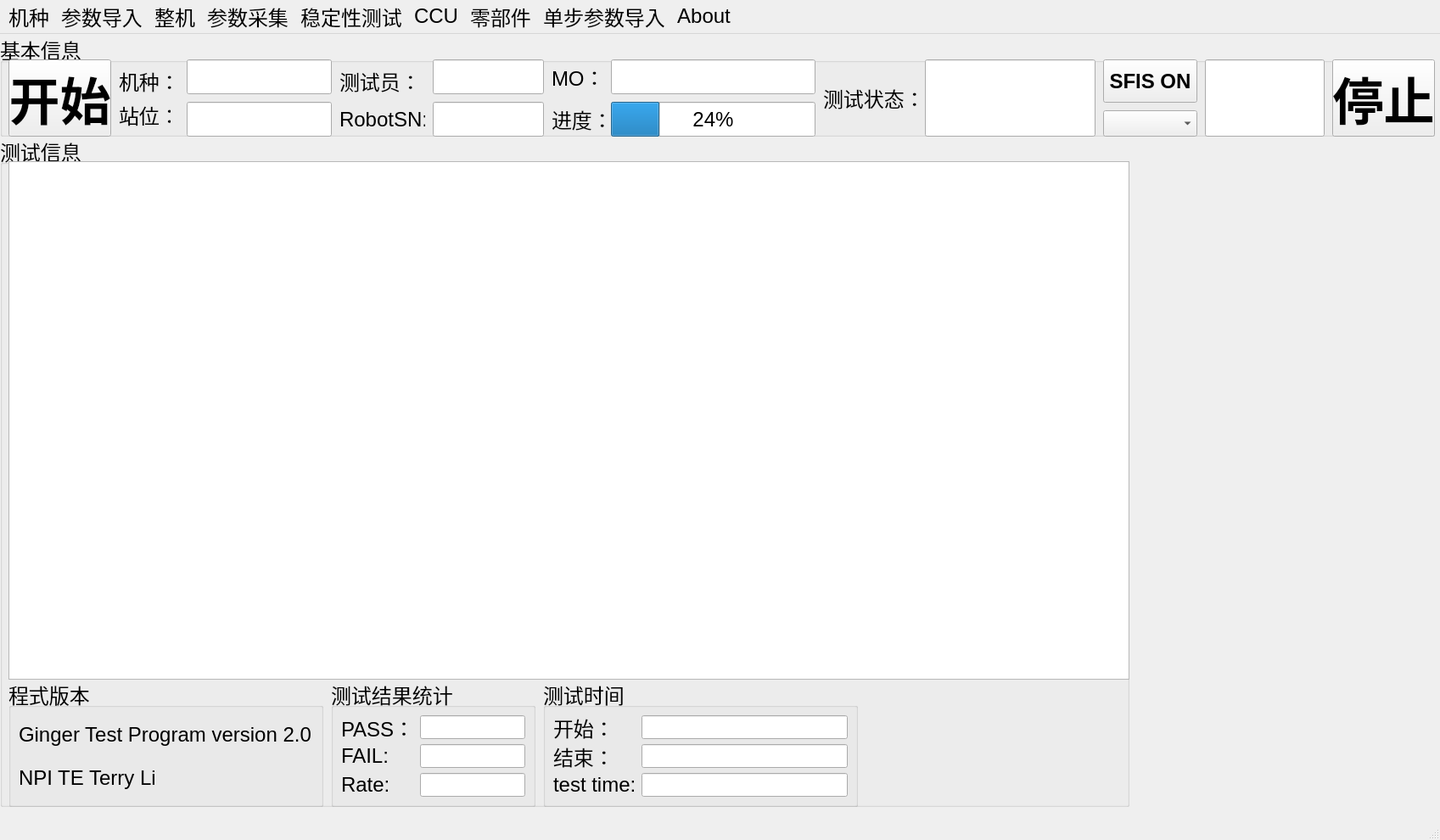
<?xml version="1.0" encoding="UTF-8"?>
<ui version="4.0">
 <class>MainWindow</class>
 <widget class="QMainWindow" name="MainWindow">
  <property name="windowModality">
   <enum>Qt::WindowModal</enum>
  </property>
  <property name="geometry">
   <rect>
    <x>0</x>
    <y>0</y>
    <width>1697</width>
    <height>990</height>
   </rect>
  </property>
  <property name="maximumSize">
   <size>
    <width>16777215</width>
    <height>16777215</height>
   </size>
  </property>
  <property name="font">
   <font>
    <pointsize>18</pointsize>
    <weight>50</weight>
    <italic>false</italic>
    <bold>false</bold>
    <underline>false</underline>
    <strikeout>false</strikeout>
    <stylestrategy>PreferDefault</stylestrategy>
   </font>
  </property>
  <property name="mouseTracking">
   <bool>false</bool>
  </property>
  <property name="windowTitle">
   <string>Ginger Test Program</string>
  </property>
  <property name="windowIcon">
   <iconset>
    <activeon>../../../../../../home/lwh/.designer/13575320/logo_data.png</activeon>
   </iconset>
  </property>
  <property name="windowOpacity">
   <double>1.000000000000000</double>
  </property>
  <property name="toolTipDuration">
   <number>-1</number>
  </property>
  <property name="layoutDirection">
   <enum>Qt::LeftToRight</enum>
  </property>
  <property name="toolButtonStyle">
   <enum>Qt::ToolButtonFollowStyle</enum>
  </property>
  <widget class="QWidget" name="centralwidget">
   <property name="maximumSize">
    <size>
     <width>16777215</width>
     <height>16777215</height>
    </size>
   </property>
   <widget class="QGroupBox" name="groupBox_base">
    <property name="geometry">
     <rect>
      <x>0</x>
      <y>0</y>
      <width>1691</width>
      <height>121</height>
     </rect>
    </property>
    <property name="title">
     <string>基本信息</string>
    </property>
    <widget class="QLabel" name="label">
     <property name="geometry">
      <rect>
       <x>140</x>
       <y>40</y>
       <width>71</width>
       <height>31</height>
      </rect>
     </property>
     <property name="text">
      <string>机种：</string>
     </property>
    </widget>
    <widget class="QLabel" name="label_2">
     <property name="geometry">
      <rect>
       <x>140</x>
       <y>80</y>
       <width>61</width>
       <height>31</height>
      </rect>
     </property>
     <property name="text">
      <string>站位：</string>
     </property>
    </widget>
    <widget class="QLineEdit" name="lineEdit_modelName">
     <property name="geometry">
      <rect>
       <x>220</x>
       <y>30</y>
       <width>171</width>
       <height>41</height>
      </rect>
     </property>
    </widget>
    <widget class="QLineEdit" name="lineEdit_stationName">
     <property name="geometry">
      <rect>
       <x>220</x>
       <y>80</y>
       <width>171</width>
       <height>41</height>
      </rect>
     </property>
    </widget>
    <widget class="QLabel" name="label_3">
     <property name="geometry">
      <rect>
       <x>400</x>
       <y>40</y>
       <width>101</width>
       <height>31</height>
      </rect>
     </property>
     <property name="text">
      <string>测试员：</string>
     </property>
    </widget>
    <widget class="QLabel" name="label_4">
     <property name="geometry">
      <rect>
       <x>400</x>
       <y>90</y>
       <width>101</width>
       <height>21</height>
      </rect>
     </property>
     <property name="text">
      <string>RobotSN:</string>
     </property>
    </widget>
    <widget class="QLineEdit" name="lineEdit_tester">
     <property name="geometry">
      <rect>
       <x>510</x>
       <y>30</y>
       <width>131</width>
       <height>41</height>
      </rect>
     </property>
    </widget>
    <widget class="QLineEdit" name="lineEdit_RobotSN">
     <property name="geometry">
      <rect>
       <x>510</x>
       <y>80</y>
       <width>131</width>
       <height>41</height>
      </rect>
     </property>
    </widget>
    <widget class="QLabel" name="label_11">
     <property name="geometry">
      <rect>
       <x>970</x>
       <y>50</y>
       <width>111</width>
       <height>51</height>
      </rect>
     </property>
     <property name="text">
      <string>测试状态：</string>
     </property>
    </widget>
    <widget class="QLineEdit" name="lineEdit_teststatus">
     <property name="geometry">
      <rect>
       <x>1090</x>
       <y>30</y>
       <width>201</width>
       <height>91</height>
      </rect>
     </property>
     <property name="font">
      <font>
       <pointsize>45</pointsize>
      </font>
     </property>
     <property name="alignment">
      <set>Qt::AlignCenter</set>
     </property>
    </widget>
    <widget class="QLabel" name="label_13">
     <property name="geometry">
      <rect>
       <x>650</x>
       <y>80</y>
       <width>71</width>
       <height>41</height>
      </rect>
     </property>
     <property name="text">
      <string>进度：</string>
     </property>
    </widget>
    <widget class="QProgressBar" name="progressBar">
     <property name="geometry">
      <rect>
       <x>720</x>
       <y>80</y>
       <width>241</width>
       <height>41</height>
      </rect>
     </property>
     <property name="value">
      <number>24</number>
     </property>
    </widget>
    <widget class="QLabel" name="label_14">
     <property name="geometry">
      <rect>
       <x>650</x>
       <y>30</y>
       <width>71</width>
       <height>41</height>
      </rect>
     </property>
     <property name="text">
      <string>MO：</string>
     </property>
    </widget>
    <widget class="QLineEdit" name="lineEdit_MO">
     <property name="geometry">
      <rect>
       <x>720</x>
       <y>30</y>
       <width>241</width>
       <height>41</height>
      </rect>
     </property>
    </widget>
    <widget class="QPushButton" name="pushButton_start">
     <property name="geometry">
      <rect>
       <x>10</x>
       <y>30</y>
       <width>121</width>
       <height>91</height>
      </rect>
     </property>
     <property name="font">
      <font>
       <pointsize>45</pointsize>
       <weight>75</weight>
       <italic>false</italic>
       <bold>true</bold>
       <underline>false</underline>
       <strikeout>false</strikeout>
       <stylestrategy>PreferDefault</stylestrategy>
      </font>
     </property>
     <property name="text">
      <string>开始</string>
     </property>
    </widget>
    <widget class="QPushButton" name="pushButton_stop">
     <property name="geometry">
      <rect>
       <x>1570</x>
       <y>30</y>
       <width>121</width>
       <height>91</height>
      </rect>
     </property>
     <property name="font">
      <font>
       <pointsize>45</pointsize>
       <weight>75</weight>
       <italic>false</italic>
       <bold>true</bold>
       <underline>false</underline>
       <strikeout>false</strikeout>
       <stylestrategy>PreferDefault</stylestrategy>
      </font>
     </property>
     <property name="text">
      <string>停止</string>
     </property>
    </widget>
    <widget class="QPushButton" name="pushbutton_SFIS_ON">
     <property name="geometry">
      <rect>
       <x>1300</x>
       <y>30</y>
       <width>111</width>
       <height>51</height>
      </rect>
     </property>
     <property name="font">
      <font>
       <pointsize>18</pointsize>
       <weight>75</weight>
       <italic>false</italic>
       <bold>true</bold>
       <underline>false</underline>
       <strikeout>false</strikeout>
       <stylestrategy>PreferDefault</stylestrategy>
       <kerning>true</kerning>
      </font>
     </property>
     <property name="text">
      <string>SFIS ON</string>
     </property>
    </widget>
    <widget class="QComboBox" name="comboBox">
     <property name="geometry">
      <rect>
       <x>1300</x>
       <y>90</y>
       <width>111</width>
       <height>31</height>
      </rect>
     </property>
    </widget>
    <widget class="QLineEdit" name="lineEdit">
     <property name="geometry">
      <rect>
       <x>1420</x>
       <y>30</y>
       <width>141</width>
       <height>91</height>
      </rect>
     </property>
    </widget>
   </widget>
   <widget class="QGroupBox" name="groupBox_information">
    <property name="geometry">
     <rect>
      <x>0</x>
      <y>120</y>
      <width>1331</width>
      <height>791</height>
     </rect>
    </property>
    <property name="title">
     <string>测试信息</string>
    </property>
    <property name="alignment">
     <set>Qt::AlignLeading|Qt::AlignLeft|Qt::AlignTop</set>
    </property>
    <widget class="QTextBrowser" name="textBrowser">
     <property name="geometry">
      <rect>
       <x>10</x>
       <y>30</y>
       <width>1321</width>
       <height>611</height>
      </rect>
     </property>
    </widget>
    <widget class="QGroupBox" name="groupBox_testtime">
     <property name="geometry">
      <rect>
       <x>640</x>
       <y>640</y>
       <width>371</width>
       <height>151</height>
      </rect>
     </property>
     <property name="title">
      <string>测试时间</string>
     </property>
     <layout class="QFormLayout" name="formLayout_2">
      <item row="2" column="0">
       <widget class="QLabel" name="label_8">
        <property name="text">
         <string>结束：</string>
        </property>
       </widget>
      </item>
      <item row="0" column="1">
       <widget class="QLineEdit" name="lineEdit_start_time"/>
      </item>
      <item row="2" column="1">
       <widget class="QLineEdit" name="lineEdit_stop_time"/>
      </item>
      <item row="0" column="0">
       <widget class="QLabel" name="label_7">
        <property name="text">
         <string>开始：</string>
        </property>
       </widget>
      </item>
      <item row="3" column="0">
       <widget class="QLabel" name="label_5">
        <property name="text">
         <string>test time:</string>
        </property>
       </widget>
      </item>
      <item row="3" column="1">
       <widget class="QLineEdit" name="lineEdit_test_time"/>
      </item>
     </layout>
    </widget>
    <widget class="QGroupBox" name="groupBox_programversion">
     <property name="geometry">
      <rect>
       <x>10</x>
       <y>640</y>
       <width>371</width>
       <height>151</height>
      </rect>
     </property>
     <property name="title">
      <string>程式版本</string>
     </property>
     <layout class="QGridLayout" name="gridLayout">
      <item row="0" column="0">
       <widget class="QLabel" name="label_10">
        <property name="text">
         <string>Ginger Test Program version 2.0</string>
        </property>
       </widget>
      </item>
      <item row="1" column="0">
       <widget class="QLabel" name="label_12">
        <property name="text">
         <string>NPI TE Terry Li </string>
        </property>
       </widget>
      </item>
     </layout>
    </widget>
    <widget class="QGroupBox" name="groupBox_testresult">
     <property name="geometry">
      <rect>
       <x>390</x>
       <y>640</y>
       <width>241</width>
       <height>151</height>
      </rect>
     </property>
     <property name="title">
      <string>测试结果统计</string>
     </property>
     <layout class="QFormLayout" name="formLayout_3">
      <item row="0" column="0">
       <widget class="QLabel" name="label_18">
        <property name="text">
         <string>PASS：</string>
        </property>
       </widget>
      </item>
      <item row="0" column="1">
       <widget class="QLineEdit" name="lineEdit_testresult_pass"/>
      </item>
      <item row="1" column="0">
       <widget class="QLabel" name="label_19">
        <property name="text">
         <string>FAIL:</string>
        </property>
       </widget>
      </item>
      <item row="1" column="1">
       <widget class="QLineEdit" name="lineEdit_testresult_fail"/>
      </item>
      <item row="2" column="0">
       <widget class="QLabel" name="label_20">
        <property name="text">
         <string>Rate:</string>
        </property>
       </widget>
      </item>
      <item row="2" column="1">
       <widget class="QLineEdit" name="lineEdit_testresult_rate"/>
      </item>
     </layout>
    </widget>
    <widget class="QLabel" name="label_9">
     <property name="geometry">
      <rect>
       <x>1020</x>
       <y>660</y>
       <width>311</width>
       <height>111</height>
      </rect>
     </property>
     <property name="text">
      <string/>
     </property>
     <property name="pixmap">
      <pixmap>../ba928a12/cloudminds666.png</pixmap>
     </property>
    </widget>
   </widget>
   <widget class="QLabel" name="label_6">
    <property name="geometry">
     <rect>
      <x>1370</x>
      <y>120</y>
      <width>301</width>
      <height>811</height>
     </rect>
    </property>
    <property name="text">
     <string/>
    </property>
    <property name="pixmap">
     <pixmap>../1eca420f/Robot.png</pixmap>
    </property>
   </widget>
  </widget>
  <widget class="QStatusBar" name="statusbar"/>
  <widget class="QMenuBar" name="menuBar">
   <property name="geometry">
    <rect>
     <x>0</x>
     <y>0</y>
     <width>1697</width>
     <height>40</height>
    </rect>
   </property>
   <widget class="QMenu" name="menu">
    <property name="title">
     <string>整机</string>
    </property>
    <addaction name="action_versionCompare"/>
    <addaction name="action_unit"/>
    <addaction name="action_grasp"/>
    <addaction name="action_zero"/>
   </widget>
   <widget class="QMenu" name="menu_2">
    <property name="title">
     <string>单步参数导入</string>
    </property>
    <addaction name="actionIP128"/>
    <addaction name="actionIP200"/>
    <addaction name="action_map"/>
    <addaction name="action_device"/>
   </widget>
   <widget class="QMenu" name="Model">
    <property name="title">
     <string>机种</string>
    </property>
    <addaction name="actionGinger1_0"/>
    <addaction name="actionGinger1_1"/>
    <addaction name="actionGinger1_1_1"/>
    <addaction name="actionGinger1_1_0_Pro"/>
    <addaction name="actionGinger1_1_0_Plus"/>
   </widget>
   <widget class="QMenu" name="menu_6">
    <property name="title">
     <string>稳定性测试</string>
    </property>
    <addaction name="action_dance"/>
    <addaction name="action_navigation"/>
    <addaction name="action_ultrasonic"/>
    <addaction name="action_supernode"/>
   </widget>
   <widget class="QMenu" name="menuAbout">
    <property name="title">
     <string>About</string>
    </property>
    <addaction name="actionversion"/>
   </widget>
   <widget class="QMenu" name="menuCCU">
    <property name="title">
     <string>CCU</string>
    </property>
    <addaction name="actionUpgrade"/>
    <addaction name="actionOTA"/>
   </widget>
   <widget class="QMenu" name="menu_4">
    <property name="title">
     <string>参数采集</string>
    </property>
    <addaction name="action_IMU"/>
    <addaction name="action_gravity"/>
    <addaction name="action_gatherparam"/>
   </widget>
   <widget class="QMenu" name="menu_7">
    <property name="title">
     <string>零部件</string>
    </property>
    <widget class="QMenu" name="menu_8">
     <property name="font">
      <font>
       <pointsize>18</pointsize>
      </font>
     </property>
     <property name="title">
      <string>头部</string>
     </property>
     <addaction name="action_head_calibrate"/>
     <addaction name="action_head_veri"/>
    </widget>
    <widget class="QMenu" name="menu_5">
     <property name="font">
      <font>
       <pointsize>18</pointsize>
      </font>
     </property>
     <property name="title">
      <string>底盘</string>
     </property>
     <addaction name="action_9"/>
    </widget>
    <widget class="QMenu" name="menu_9">
     <property name="font">
      <font>
       <pointsize>18</pointsize>
      </font>
     </property>
     <property name="title">
      <string>躯干</string>
     </property>
     <addaction name="actionLED"/>
    </widget>
    <widget class="QMenu" name="menu_10">
     <property name="font">
      <font>
       <pointsize>18</pointsize>
      </font>
     </property>
     <property name="title">
      <string>手臂</string>
     </property>
     <addaction name="action_10"/>
    </widget>
    <widget class="QMenu" name="menu_11">
     <property name="font">
      <font>
       <pointsize>18</pointsize>
      </font>
     </property>
     <property name="title">
      <string>手掌</string>
     </property>
     <addaction name="action_11"/>
    </widget>
    <addaction name="menu_5"/>
    <addaction name="menu_9"/>
    <addaction name="menu_10"/>
    <addaction name="menu_11"/>
    <addaction name="menu_8"/>
   </widget>
   <widget class="QMenu" name="menu_3">
    <property name="title">
     <string>参数导入</string>
    </property>
    <addaction name="action_hari_IP128"/>
    <addaction name="action_write_document"/>
   </widget>
   <addaction name="Model"/>
   <addaction name="menu_3"/>
   <addaction name="menu"/>
   <addaction name="menu_4"/>
   <addaction name="menu_6"/>
   <addaction name="menuCCU"/>
   <addaction name="menu_7"/>
   <addaction name="menu_2"/>
   <addaction name="menuAbout"/>
  </widget>
  <action name="actionVersion">
   <property name="text">
    <string>Version</string>
   </property>
  </action>
  <action name="actionAuthor">
   <property name="text">
    <string>Author</string>
   </property>
  </action>
  <action name="actionStart_Service">
   <property name="text">
    <string>Start Service</string>
   </property>
  </action>
  <action name="actionStop_Service">
   <property name="text">
    <string>Stop Service</string>
   </property>
  </action>
  <action name="actionIP128">
   <property name="text">
    <string>IP128</string>
   </property>
   <property name="font">
    <font>
     <pointsize>18</pointsize>
     <italic>false</italic>
    </font>
   </property>
  </action>
  <action name="actionIP200">
   <property name="text">
    <string>IP200</string>
   </property>
   <property name="font">
    <font>
     <pointsize>18</pointsize>
    </font>
   </property>
  </action>
  <action name="action_start_service">
   <property name="text">
    <string>开启服务</string>
   </property>
   <property name="font">
    <font>
     <pointsize>18</pointsize>
    </font>
   </property>
  </action>
  <action name="action_stop_service">
   <property name="text">
    <string>停止服务</string>
   </property>
   <property name="font">
    <font>
     <pointsize>18</pointsize>
    </font>
   </property>
  </action>
  <action name="action_5">
   <property name="text">
    <string>自起服务</string>
   </property>
   <property name="font">
    <font>
     <pointsize>18</pointsize>
    </font>
   </property>
  </action>
  <action name="action_6">
   <property name="text">
    <string>停止自起服务</string>
   </property>
   <property name="font">
    <font>
     <pointsize>18</pointsize>
    </font>
   </property>
  </action>
  <action name="action_7">
   <property name="text">
    <string>版本</string>
   </property>
  </action>
  <action name="action_8">
   <property name="text">
    <string>作者</string>
   </property>
  </action>
  <action name="action_setup">
   <property name="text">
    <string>setup</string>
   </property>
   <property name="font">
    <font>
     <pointsize>18</pointsize>
    </font>
   </property>
  </action>
  <action name="action_pcsetup">
   <property name="text">
    <string>pcsetup</string>
   </property>
   <property name="font">
    <font>
     <pointsize>18</pointsize>
     <weight>50</weight>
     <bold>false</bold>
    </font>
   </property>
  </action>
  <action name="action_unit">
   <property name="text">
    <string>单元测试</string>
   </property>
   <property name="font">
    <font>
     <pointsize>24</pointsize>
    </font>
   </property>
  </action>
  <action name="actionSuperNode">
   <property name="text">
    <string>超节点</string>
   </property>
   <property name="font">
    <font>
     <pointsize>18</pointsize>
    </font>
   </property>
  </action>
  <action name="actionUltraSonic">
   <property name="text">
    <string>超声波</string>
   </property>
   <property name="font">
    <font>
     <pointsize>18</pointsize>
    </font>
   </property>
  </action>
  <action name="actionDance">
   <property name="text">
    <string>跳舞</string>
   </property>
   <property name="font">
    <font>
     <pointsize>18</pointsize>
    </font>
   </property>
  </action>
  <action name="actionNavigation">
   <property name="text">
    <string>导航</string>
   </property>
   <property name="font">
    <font>
     <pointsize>18</pointsize>
    </font>
   </property>
  </action>
  <action name="actionGinger1_0">
   <property name="text">
    <string>Ginger1.0.x</string>
   </property>
   <property name="font">
    <font>
     <family>Ubuntu</family>
     <pointsize>18</pointsize>
    </font>
   </property>
  </action>
  <action name="actionGinger1_1">
   <property name="text">
    <string>Ginger1.1.0</string>
   </property>
   <property name="font">
    <font>
     <pointsize>18</pointsize>
    </font>
   </property>
  </action>
  <action name="actionGravity">
   <property name="text">
    <string>重力补偿</string>
   </property>
   <property name="font">
    <font>
     <pointsize>18</pointsize>
    </font>
   </property>
  </action>
  <action name="actionIMU">
   <property name="text">
    <string>IMU</string>
   </property>
   <property name="font">
    <font>
     <pointsize>18</pointsize>
    </font>
   </property>
  </action>
  <action name="action_dance">
   <property name="text">
    <string>跳舞</string>
   </property>
   <property name="font">
    <font>
     <pointsize>24</pointsize>
    </font>
   </property>
  </action>
  <action name="action_grasp">
   <property name="text">
    <string>抓取</string>
   </property>
   <property name="font">
    <font>
     <pointsize>24</pointsize>
    </font>
   </property>
  </action>
  <action name="actionversion">
   <property name="text">
    <string>version</string>
   </property>
   <property name="font">
    <font>
     <pointsize>18</pointsize>
    </font>
   </property>
  </action>
  <action name="action_map">
   <property name="text">
    <string>导入地图</string>
   </property>
   <property name="font">
    <font>
     <pointsize>18</pointsize>
    </font>
   </property>
  </action>
  <action name="action_zero">
   <property name="text">
    <string>丢零</string>
   </property>
   <property name="font">
    <font>
     <pointsize>24</pointsize>
    </font>
   </property>
  </action>
  <action name="actionsetup">
   <property name="text">
    <string>setup</string>
   </property>
   <property name="font">
    <font>
     <pointsize>18</pointsize>
    </font>
   </property>
  </action>
  <action name="actionpcsetup">
   <property name="text">
    <string>pcsetup</string>
   </property>
   <property name="font">
    <font>
     <pointsize>18</pointsize>
    </font>
   </property>
  </action>
  <action name="actionUpgrade">
   <property name="text">
    <string>刷机</string>
   </property>
   <property name="font">
    <font>
     <pointsize>18</pointsize>
    </font>
   </property>
  </action>
  <action name="actionOTA">
   <property name="text">
    <string>OTA</string>
   </property>
   <property name="font">
    <font>
     <pointsize>18</pointsize>
    </font>
   </property>
  </action>
  <action name="action_navigation">
   <property name="text">
    <string>导航</string>
   </property>
   <property name="font">
    <font>
     <pointsize>24</pointsize>
    </font>
   </property>
  </action>
  <action name="action_ultrasonic">
   <property name="text">
    <string>超声波</string>
   </property>
   <property name="font">
    <font>
     <pointsize>24</pointsize>
    </font>
   </property>
  </action>
  <action name="action_supernode">
   <property name="text">
    <string>超节点</string>
   </property>
   <property name="font">
    <font>
     <pointsize>24</pointsize>
    </font>
   </property>
  </action>
  <action name="action_IMU">
   <property name="text">
    <string>IMU校准</string>
   </property>
   <property name="font">
    <font>
     <pointsize>24</pointsize>
    </font>
   </property>
  </action>
  <action name="action_gravity">
   <property name="text">
    <string>重力补偿</string>
   </property>
   <property name="font">
    <font>
     <pointsize>24</pointsize>
    </font>
   </property>
  </action>
  <action name="action_device">
   <property name="text">
    <string>device文件</string>
   </property>
   <property name="font">
    <font>
     <pointsize>18</pointsize>
    </font>
   </property>
  </action>
  <action name="action_versionCompare">
   <property name="text">
    <string>版本比对</string>
   </property>
   <property name="font">
    <font>
     <pointsize>24</pointsize>
    </font>
   </property>
  </action>
  <action name="action_head_calibration">
   <property name="text">
    <string>标定</string>
   </property>
   <property name="font">
    <font>
     <pointsize>24</pointsize>
    </font>
   </property>
  </action>
  <action name="action_head_verify">
   <property name="text">
    <string>校准</string>
   </property>
   <property name="font">
    <font>
     <pointsize>24</pointsize>
    </font>
   </property>
  </action>
  <action name="action_head_calibrate">
   <property name="text">
    <string>标定</string>
   </property>
   <property name="font">
    <font>
     <pointsize>18</pointsize>
    </font>
   </property>
  </action>
  <action name="action_head_veri">
   <property name="text">
    <string>校准</string>
   </property>
   <property name="font">
    <font>
     <pointsize>18</pointsize>
    </font>
   </property>
  </action>
  <action name="action_9">
   <property name="text">
    <string>雷达</string>
   </property>
   <property name="font">
    <font>
     <pointsize>18</pointsize>
    </font>
   </property>
  </action>
  <action name="actionLED">
   <property name="text">
    <string>LED</string>
   </property>
  </action>
  <action name="action_10">
   <property name="text">
    <string>执行器</string>
   </property>
   <property name="font">
    <font>
     <pointsize>18</pointsize>
    </font>
   </property>
  </action>
  <action name="action_11">
   <property name="text">
    <string>执行器</string>
   </property>
   <property name="font">
    <font>
     <pointsize>18</pointsize>
    </font>
   </property>
  </action>
  <action name="actionGinger1_1_1">
   <property name="text">
    <string>Ginger1.1.1</string>
   </property>
   <property name="font">
    <font>
     <pointsize>18</pointsize>
    </font>
   </property>
  </action>
  <action name="action_hari_IP128">
   <property name="text">
    <string>IP128</string>
   </property>
   <property name="font">
    <font>
     <pointsize>18</pointsize>
    </font>
   </property>
  </action>
  <action name="action_write_document">
   <property name="text">
    <string>文件写入</string>
   </property>
   <property name="font">
    <font>
     <pointsize>18</pointsize>
    </font>
   </property>
  </action>
  <action name="action_gatherparam">
   <property name="text">
    <string>参数采集</string>
   </property>
   <property name="font">
    <font>
     <pointsize>24</pointsize>
    </font>
   </property>
  </action>
  <action name="actionGinger1_1_0_Pro">
   <property name="text">
    <string>Ginger1.1.0 Pro</string>
   </property>
   <property name="font">
    <font>
     <pointsize>18</pointsize>
    </font>
   </property>
  </action>
  <action name="actionGinger1_1_0_Plus">
   <property name="text">
    <string>Ginger1.1.0 Plus</string>
   </property>
   <property name="font">
    <font>
     <pointsize>18</pointsize>
    </font>
   </property>
  </action>
 </widget>
 <resources/>
 <connections/>
</ui>
